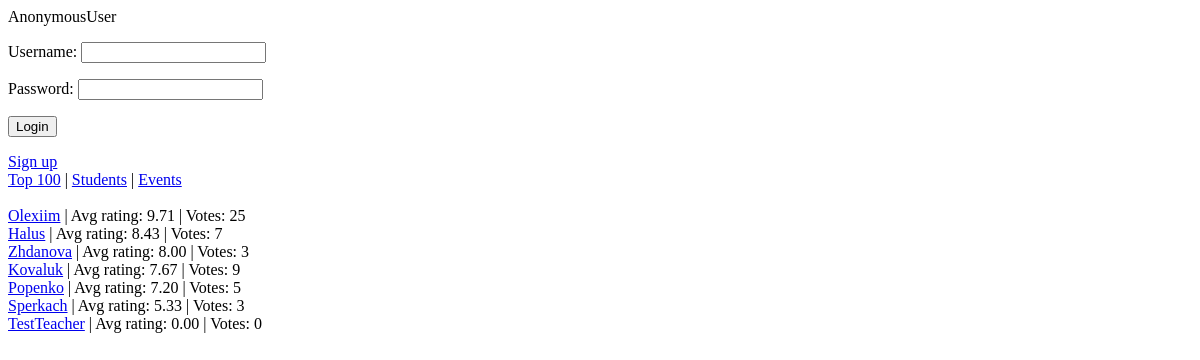
The page / on the database its author committed.
### ratings/models.py (models this page shows)
class Teacher(models.Model):
	user = models.OneToOneField(User)
	department = models.ForeignKey(Department, related_name="teachers")
	avg_rating = models.DecimalField(max_digits=4, decimal_places=2, default=0, editable=False)
	count_of_votes = models.IntegerField(default=0, editable=False)
	voted_students = models.ManyToManyField('Student', related_name="rated_teachers", editable=False)
	def vote(self, vote, student):
		if not vote == -1:
			if student is not None:
				if not self.voted_students.filter(user__id=student.user.id).exists():
					self.avg_rating = ((self.avg_rating * self.count_of_votes) + vote) / (self.count_of_votes + 1)
					self.count_of_votes += 1
					self.voted_students.add(student)
					self.save()
	 				return True
		return False
	def __str__(self):
		return self.user.get_username()

### ratings/views.py (the view)
# urls.py: url(r'^$', views.top_ratings, name="all_teachers"),
def top_ratings(request):
	teachers = Teacher.objects.all().order_by('-avg_rating')[:100]
	return render(request, 'ratings/top_ratings.html', {'teachers': teachers})

### ratings/ctx_log_processor.py (called while the page is built)
def auth_form(request):
    return {'form': AuthForm(), 'request': request}

### ratings/templates/ratings/top_ratings.html
{% extends 'base.html' %}
{%block content%}
	{%for teacher in teachers%}
		<div>
	    	<a href="{% url 'ratings.views.teacher_page' pk=teacher.pk %}">{{ teacher.user.username }}</a> |
            Avg rating: {{ teacher.avg_rating }} | Votes: {{ teacher.count_of_votes }}
        <br />
	    </div>
	{%endfor%}
{%endblock content%}

### rows shown on the page
Teacher: user.username "Olexiim", avg_rating "9.71", count_of_votes "25"
Teacher: user.username "Halus", avg_rating "8.43", count_of_votes "7"
Teacher: user.username "Zhdanova", avg_rating "8.00", count_of_votes "3"
Teacher: user.username "Kovaluk", avg_rating "7.67", count_of_votes "9"
Teacher: user.username "Popenko", avg_rating "7.20", count_of_votes "5"
Teacher: user.username "Sperkach", avg_rating "5.33", count_of_votes "3"
Teacher: user.username "TestTeacher", avg_rating "0.00", count_of_votes "0"

### other values the page prints
{{ user }} "AnonymousUser"
